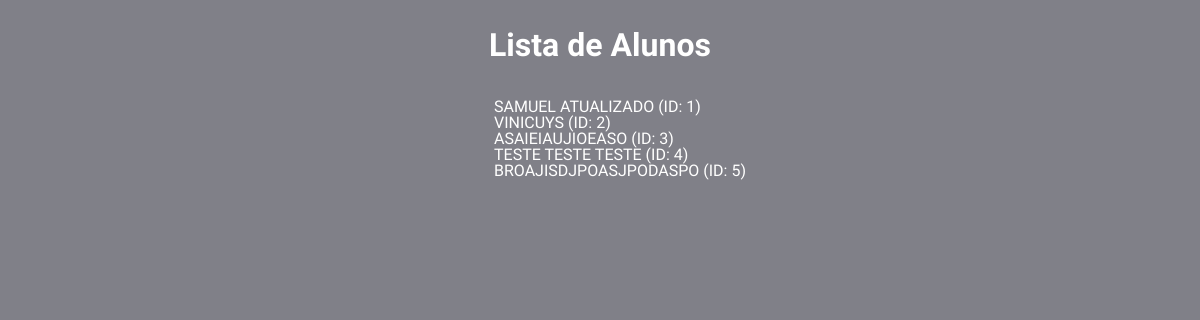
Before: /alunos with the older database file.
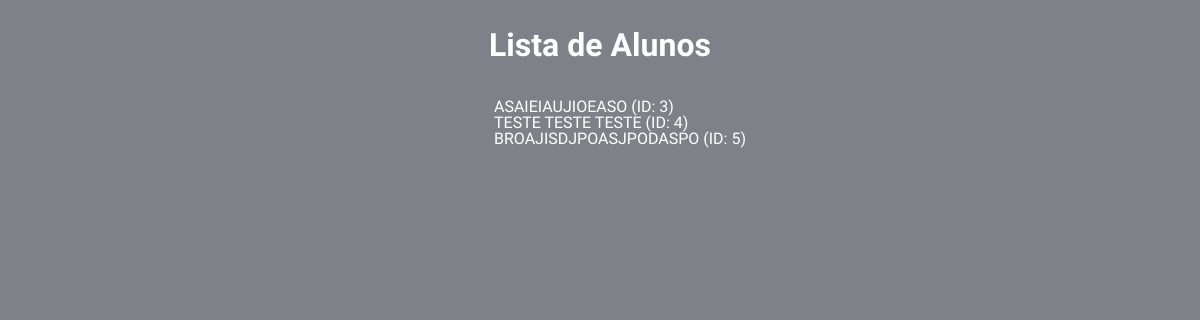
After: the same page with the newer database file.
### models/alunos.py (models this page shows, shortened)
class Aluno(db.Model):
    __tablename__ = 'alunos'
    id = db.Column(db.Integer, primary_key=True)
    nome = db.Column(db.String(100), nullable=False)
    idade = db.Column(db.Integer)
    data_nascimento = db.Column(db.Date)
    nota_primeiro_semestre = db.Column(db.Float)
    nota_segundo_semestre = db.Column(db.Float)
    media_final = db.Column(db.Float)
    turma_id = db.Column(db.Integer, db.ForeignKey('turmas.id'))
    turma = db.relationship('Turma', back_populates='alunos')
    def to_dict(self):
        return {
            'id': self.id,
            'nome': self.nome,
            'idade': self.idade,
            'data_nascimento': self.data_nascimento,
            'nota_primeiro_semestre': self.nota_primeiro_semestre,
            'nota_segundo_semestre': self.nota_segundo_semestre,
            'media_final': self.media_final,
            'turma_id': self.turma_id
        }

### controller/alunos.py (the view)
@alunos_blueprint.route('/alunos', methods=['GET'])
def get_alunos():
    alunos = listar_alunos()
    return render_template("alunos/alunos.html", alunos=alunos)

### models/alunos.py (called while the page is built)
def listar_alunos():
    alunos = Aluno.query.all()
    return [aluno.to_dict() for aluno in alunos]

### templates/alunos/alunos.html (shortened to what this page needs)
<!DOCTYPE html>
<html lang="pt-BR">
  <link rel="stylesheet" href="/styles/global.css">
  <link rel="stylesheet" href="/styles/reset.css">
<head>
</head>
<body>
<div class="containerLista">
  <h1>Lista de Alunos</h1>
  <div class="lista">
    <div class="listafilho">
  <ul>
    {% for aluno in alunos %}
    <li><a href="{{ url_for('alunos.get_aluno', id_aluno=aluno.id) }}">{{ aluno.nome }} (ID: {{ aluno.id }})</a></li>
    {% endfor %}
  </ul>
</div>
</div>
</div>
</body>
</html>

### styles/global.css (style rules this page uses)
body { background-color: rgb(128, 128, 136); font-family: "Signika", sans-serif; text-decoration: none; }

### templates/alunos/alunos.html (style rules this page uses)
html { list-style-type: none; }
body { background-color: rgb(128, 128, 136); font-family: "Signika", sans-serif; text-decoration: none; }
h1 { color: white; }
li { list-style: none; }
a { text-decoration: none; color: white; }
.containerLista { display: flex; text-align: center; flex-direction: column; }
.lista { display: flex; flex-direction: column; justify-content: center; align-items: center; }
.listafilho { display: flex; justify-content: center; text-align: start; width: 50%; }

Changed rows visible on the page:
removed Aluno: nome "SAMUEL ATUALIZADO", id "1"
removed Aluno: nome "VINICUYS", id "2"
